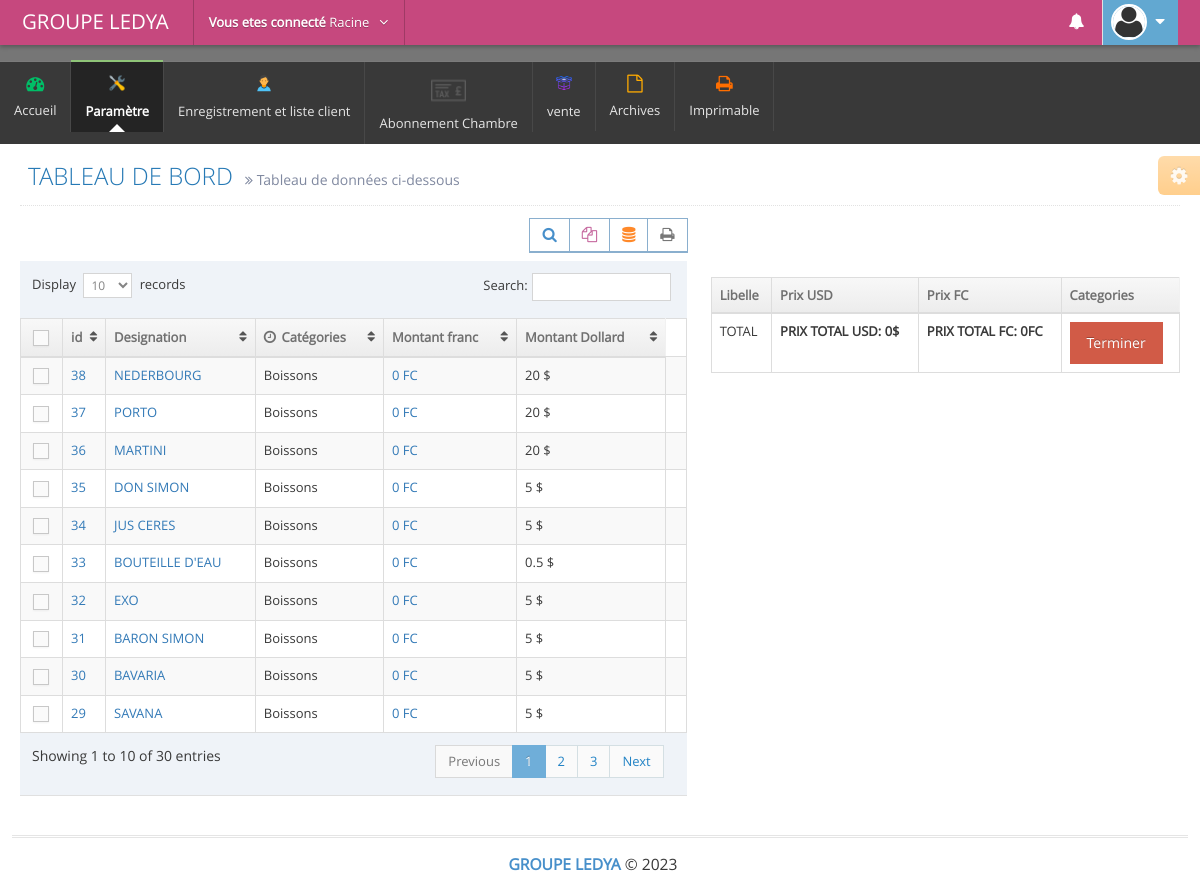
/admin/boisson_operation.php (signed in), run on the app's committed database.
### tables this page shows
CREATE TABLE `restaurant` (
  `id` int(11) NOT NULL,
  `designation` text NOT NULL,
  `prix_usd` float NOT NULL,
  `categories` text NOT NULL,
  `prix_fc` float NOT NULL
);

### admin/boisson_operation.php (the view, shortened to what this page needs)
            <?php include('includes/link.php'); ?>
            <?php include('includes/hea.php'); ?>
            <?php include'db/connectbdd.php';?>
            <div class="main-content">
            	<div class="main-content-inner">
            		<div class="page-content">
            			<div class="ace-settings-container" id="ace-settings-container">
            				<div class="btn btn-app btn-xs btn-warning ace-settings-btn" id="ace-settings-btn">
            					<i class="ace-icon fa fa-cog bigger-130"></i>
            				</div>
         </div>
         <div class="page-header">
            <h1>
                  TABLEAU DE BORD
                  <small>
                        <i class="ace-icon fa fa-angle-double-right"></i>
                        Tableau de données ci-dessous
                 </small>
          </h1>
   </div>
   <div class="row">
     <div class="col-xs-12">
           <div class="row">
                 <div class="col-lg-7">
                       <div class="row">
                             <div class="col-xs-12">
                                <div class="row">
                                    <div class="col-xs-12">
                                     <div class="clearfix">
                                      <div class="pull-right tableTools-container"></div></div>
                                      <div>
                                          <table id="dynamic-table" class="table table-striped table-bordered table-hover">
                                                 <thead>
                                                        <tr> <th class="center">
                                                              <label class="pos-rel">
                                                                     <span class="lbl"></span>
                                                              </label>
                                                       </th>
                                                       <th>id</th>
                                                       <th>Designation</th>
                                                       <th>
                                                        <i class="ace-icon fa fa-clock-o bigger-110 hidden-480"></i>
                                                        Catégories
                                                 </th>
                                                       <th>Montant franc</th>
                                                       <th class="hidden-480">Montant Dollard</th>
                                          </tr>
                                   </thead>
                                   <tbody>
                                     <?php
                                     $requete2 = mysqli_query($connection,"SELECT *FROM restaurant  ORDER BY id DESC");
                                     while ($garde = mysqli_fetch_assoc($requete2)) {  ?>
                                           <tr>
                                                 <td class="center">
                                                       <label class="pos-rel">
                                                             <span class="lbl"></span>
                                                      </label>
                                               </td>
                                               <td><a href="#"><?php echo $garde['id']; ?></a></td>
                                               <td><a href="boisson_operation.php?caisse=<?php echo $garde['id']; ?>"><?php echo $garde['designation']; ?> </a></td>
                                                <td> <?php echo $garde['categories']; ?></td>
                                               <td><a href="#"><?php echo $d = $garde['prix_fc']; ?> FC</a></td>
<td class="hidden-480"><?php echo $d = $garde['prix_usd']; ?>    $</td>
                                             <td>
                                                                                 </td></tr>
                                                                          <?php }
                                                                          ?>
</tbody>
</table>
</div>
</div>
</div>
</div>
</div>
</div>
<div class="col-lg-5">
<br><br><br>
<table class="table table-bordered">
    <thead>
          <tr>                <th scope="col">Libelle</th>
                <th scope="col">Prix USD</th>
                <th scope="col">Prix FC</th>
                <th scope="col">Categories</th>
         </tr>
  </thead>
<footer>
    <tr>
        <td>TOTAL</td>
        <td><strong>PRIX TOTAL USD:   <?php  $requete2 = mysqli_query($connection,"SELECT sum(prix_usd) as normale FROM caisse_restaurant where etat=0 ");
                                     while ($garde = mysqli_fetch_assoc($requete2)) {
 $nn=$garde['normale'];
echo number_format($nn);
}
                                      ?>$</strong></td>
                                         <td><strong>PRIX TOTAL FC:   <?php  $requete2 = mysqli_query($connection,"SELECT sum(prix_fc) as normale FROM caisse_restaurant where etat=0 ");
                                     while ($garde = mysqli_fetch_assoc($requete2)) {
 $nn=$garde['normale'];
echo number_format($nn);
}
                                      ?>FC</strong></td>
        <td>
            <form method="post">
                <input type="submit" name="valider" value="Terminer"class="btn btn-danger"></form></td>
    </tr>
</footer>
</table>
<br><br>
</div>
</div>
</div>
</div>
</div>
</div>
</div>
<?php include('includes/ft.php'); ?>
</body>
</html>

### admin/includes/link.php (shortened to what this page needs)
<!DOCTYPE html>
<html lang="en">
	<head>
		<title>	 <?php include('config/appname.php'); ?> </title>
		<link rel="stylesheet" href="assets/css/bootstrap.min.css" />
		<link rel="stylesheet" href="assets/font-awesome/4.5.0/css/font-awesome.min.css" />
		<link rel="stylesheet" href="assets/css/ace.min.css" class="ace-main-stylesheet" id="main-ace-style" />
		<link rel="stylesheet" href="assets/css/ace-skins.min.css" />
		<link rel="stylesheet" href="assets/css/ace-rtl.min.css" />
	</head>

### admin/includes/hea.php (shortened to what this page needs)
<?php
$username= $_SESSION['username'];
$service= $_SESSION['service'];
 ?>
<body class="skin-2">
		<div id="navbar" class="navbar navbar-default    navbar-collapse       h-navbar ace-save-state">
			<div class="navbar-container ace-save-state" id="navbar-container">
				<div class="navbar-header pull-left">
					<a href="vente.php" class="navbar-brand">
						<small>
							<?php include('config/appname.php'); ?>
						</small>
					</a>
						<img src="assets/images/avatars/avatar2.png" alt="<?php include('config/appname.php'); ?>" />
				</div>
				<div class="navbar-buttons navbar-header pull-right  collapse navbar-collapse" role="navigation">
					<ul class="nav ace-nav">
						<li class="transparent dropdown-modal">
							<a data-toggle="dropdown" class="dropdown-toggle" href="#">
								<i class="ace-icon fa fa-bell icon-animated-bell"></i>
							</a>
						</li>
						<li class="light-blue dropdown-modal user-min">
							<a data-toggle="dropdown" href="#" class="dropdown-toggle">
								<img class="nav-user-photo" src="assets/images/avatars/avatar2.png" alt="Jason's Photo" />
								<i class="ace-icon fa fa-caret-down"></i>
							</a>
						</li>
					</ul>
				</div>
				<nav role="navigation" class="navbar-menu pull-left collapse navbar-collapse">
					<ul class="nav navbar-nav">
						<li>
							<a href="#" class="dropdown-toggle" data-toggle="dropdown">
								 <strong> Vous etes connecté </strong>
								<?php echo $username; ?>
								<i class="ace-icon fa fa-angle-down bigger-110"></i>
							</a>
						</li>
				</nav>
			</div>
		</div>
		<div class="main-container ace-save-state" id="main-container">
			<div id="sidebar" class="sidebar      h-sidebar                navbar-collapse collapse          ace-save-state">
				<ul class="nav nav-list">
					<?php
if ($service=='DG' or $service=='ADJOIN' or $service=='Reception_AEV' ) { ?>
					<li class="hover">
						<a href="accueil.php">
							<i class="menu-icon fa fa-tachometer"></i>
							<span class="menu-text">Accueil</span>
						</a>
					</li>
					<?php }
 ?>
<?php
if ($service=='DG' or $service=='ADJOIN' ) { ?>
					<li class="active open hover">
						<a href="#" class="dropdown-toggle">
							<i class="menu-icon fa fa-"><img src="icones/maintenance_48px.png" style="width:20px;"></i>
							<span class="menu-text">
								 Paramètre
							</span>
						</a>
					</li>
					<?php }
 ?>
					<?php
if ($service=='DG' or $service=='ADJOIN' or $service=='Reception_AEV' or $service=='Reception_basic') { ?>
					<li class="hover">
						<a href="#" class="dropdown-toggle">
							<i class="menu-icon fa fa-product bigger"><img src="icones/client_32.png" style="width:20px;"></i>
							<span class="menu-text">Enregistrement et liste client </span>
						</a>
					</li>
<?php } ?>
					<?php
if ($service=='DG' or $service=='ADJOIN' or $service=='Reception_AEV' or $service=='Reception_basic') { ?>
					<li class="hover">
						<a href="#" class="dropdown-toggle">
							<i class="menu-icon fa fa-product bigger"><img src="icones/icons8_Income_Tax_32.png" style="width:35px;"></i>
							<span class="menu-text"> Abonnement Chambre </span>
						</a>
					</li>
<?php }
 ?>
			<?php
if ($service=='DG' or $service=='ADJOIN' or $service=='Reception_AEV' or $service=='Reception_basic') { ?>
<li class="hover">
						<a href="#" class="dropdown-toggle">
							<i class="menu-icon fa fa- bigger"><img src="icones/box_64px.png" style="width:20px;"></i>
							<span class="menu-text"> vente </span>
						</a>
					</li>
<?php }
 ?>
	<?php
if ($service=='DG' or $service=='ADJOIN' or $service=='Reception_AEV' or $service=='Reception_basic') { ?>
  <li class="hover">
                        <a href="#" class="dropdown-toggle">
                            <i class="menu-icon fa fa-file-o bigger"></i>
                            <span class="menu-text"> Archives</span>
                        </a>
                    </li>
<?php }
 ?>
	<?php
if ($service=='DG' or $service=='ADJOIN') { ?>
<li class="hover">
						<a href="#" class="dropdown-toggle">
							<i class="menu-icon fa fa-print bigger"></i>
							<span class="menu-text"> Imprimable</span>
						</a>
					</li>
<?php }
 ?>
						</ul>
			</div>

### admin/config/appname.php
<?php echo"  GROUPE LEDYA ";
?>

### admin/includes/ft.php (shortened to what this page needs)
<div class="footer">
				<div class="footer-inner">
					<div class="footer-content">
						<span class="bigger-120">
							<span class="blue bolder"><?php include('config/appname.php'); ?></span>
							&copy; 2023
						</span>
					</div>
				</div>
			</div>
		</div>

### data on the page
restaurant: id "38", designation "NEDERBOURG", categories "Boissons", prix_fc "0", prix_usd "20"
restaurant: id "37", designation "PORTO", categories "Boissons", prix_fc "0", prix_usd "20"
restaurant: id "36", designation "MARTINI", categories "Boissons", prix_fc "0", prix_usd "20"
restaurant: id "35", designation "DON SIMON", categories "Boissons", prix_fc "0", prix_usd "5"
restaurant: id "34", designation "JUS CERES", categories "Boissons", prix_fc "0", prix_usd "5"
restaurant: id "33", designation "BOUTEILLE D'EAU", categories "Boissons", prix_fc "0", prix_usd "0.5"
restaurant: id "32", designation "EXO", categories "Boissons", prix_fc "0", prix_usd "5"
restaurant: id "31", designation "BARON SIMON", categories "Boissons", prix_fc "0", prix_usd "5"
restaurant: id "30", designation "BAVARIA", categories "Boissons", prix_fc "0", prix_usd "5"
restaurant: id "29", designation "SAVANA", categories "Boissons", prix_fc "0", prix_usd "5"

### other printed values
$username "Racine"
$nn "0"
